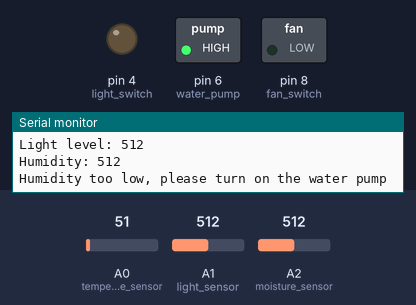
This sketch was run on a simulated Arduino Uno, built with avr-gcc and run on an emulated ATmega328P. On the bench: switched loads named in the sketch (green lamp = pin HIGH), output pins drawn as LEDs (lit = HIGH), the last lines printed to the serial monitor. The test bench sets the inputs (shaded band); at power-on: A2 (moisture_sensor) = 512, A0 (temperature_sensor) = 51, A1 (light_sensor) = 512.

Above: at 1.2 s.
1.3 s: A2 (moisture_sensor) set to 563
6.2 s: A2 (moisture_sensor) set to 576
At 11.0 s:
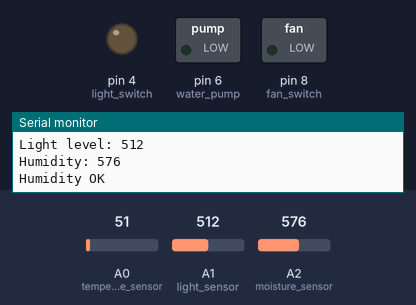
11.5 s: A2 (moisture_sensor) set to 511
At 15.6 s:
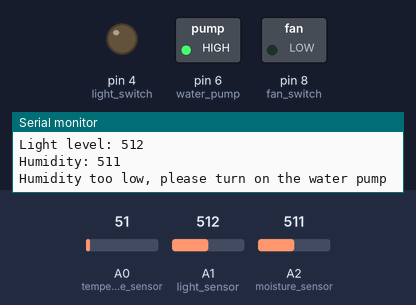
16.5 s: A2 (moisture_sensor) set to 716
At 21.2 s:
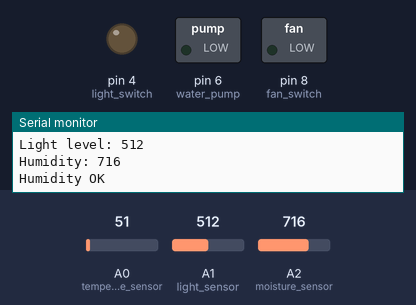
Timing chart, 0 to 22.5 s (numbered marks = the images above; inputs shaded):
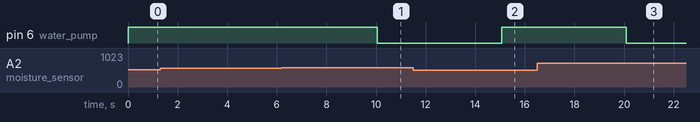

The sketch:

gardenkeeper-arduino-uno.ino
```cpp
/*
 * Define inputs
*/
#define temperature_sensor   A0
#define light_sensor         A1
#define moisture_sensor      A2
#define water_pump           6
#define light_switch         4
#define fan_switch           8

/*
 * Define thresholds
*/
int LOW_LIGHT = 500;
int HIGH_LIGHT = 900;

/*
 * Temperature in Celsius
*/
int LOW_TEMPERATURE = 20;
int HIGH_TEMPERATURE = 28;

int HIGH_HUMIDITY = 636;
int LOW_HUMIDITY = 570;

void setup() {
  Serial.begin(115200);

  pinMode(moisture_sensor, INPUT);
  pinMode(light_sensor, INPUT);
  pinMode(temperature_sensor, INPUT);
  pinMode(water_pump, OUTPUT);
  pinMode(light_switch, OUTPUT);
  pinMode(fan_switch, OUTPUT);

  digitalWrite(light_switch, LOW);
  digitalWrite(fan_switch, LOW);
  digitalWrite(water_pump, LOW);
}

void check_temperature() {
  float temperature = 0;
  float sum = 0;
  for (int i=0; i < 100; i++) {
    temperature = analogRead(temperature_sensor);
    float mv = (temperature / 1024.0) * 5000;
    float celsius = mv / 10;
    sum = sum + celsius;
  }
  float temp_avg = sum / 99;

  Serial.print("Temperature: ");
  Serial.println(temp_avg);

//  if (temp_avg > HIGH_TEMPERATURE) {
//    Serial.println("Temperature too high, turn the fan!");
//    analogWrite(fan_switch, HIGH);
//  }
//  else {
//    Serial.println("Temperature OK");
//    analogWrite(light_switch, LOW);
//  }
}

void check_lighting() {
  int light = 0;
  light = analogRead(light_sensor);
  Serial.print("Light level: ");
  Serial.println(light);

//  if (light > HIGH_LIGHT) {
//    Serial.println("Light too high, turn off the lights!");
//    digitalWrite(light_switch, HIGH);
//  }
//  else if (light < LOW_LIGHT) {
//    Serial.println("Light too low, please turn on the lights!");
//    digitalWrite(light_switch, LOW);
//  }
//  else {
//    Serial.println("Light OK");
//  }
}

void check_humidity() {
  int humidity = 0;
  humidity = analogRead(moisture_sensor);
  Serial.print("Humidity: ");
  Serial.println(humidity);

  if (humidity < LOW_HUMIDITY) {
    Serial.println("Humidity too low, please turn on the water pump");
    digitalWrite(water_pump, HIGH);
  }
  else {
    Serial.println("Humidity OK");
    digitalWrite(water_pump, LOW);
  }
}

void loop() {
  // put your main code here, to run repeatedly:
  check_temperature();
  check_lighting();
  check_humidity();
  delay(5000);
}
```

Measured:
- the behaviour switches between 569 and 570 on A2 (moisture_sensor) (found by bisection; images 0 and 1)
- after the input at 6.2 s, pin 6 (water_pump): HIGH → LOW after 3.9 s
- after the input at 11.5 s, pin 6 (water_pump): LOW → HIGH after 3.6 s
- after the input at 16.5 s, pin 6 (water_pump): HIGH → LOW after 3.6 s
